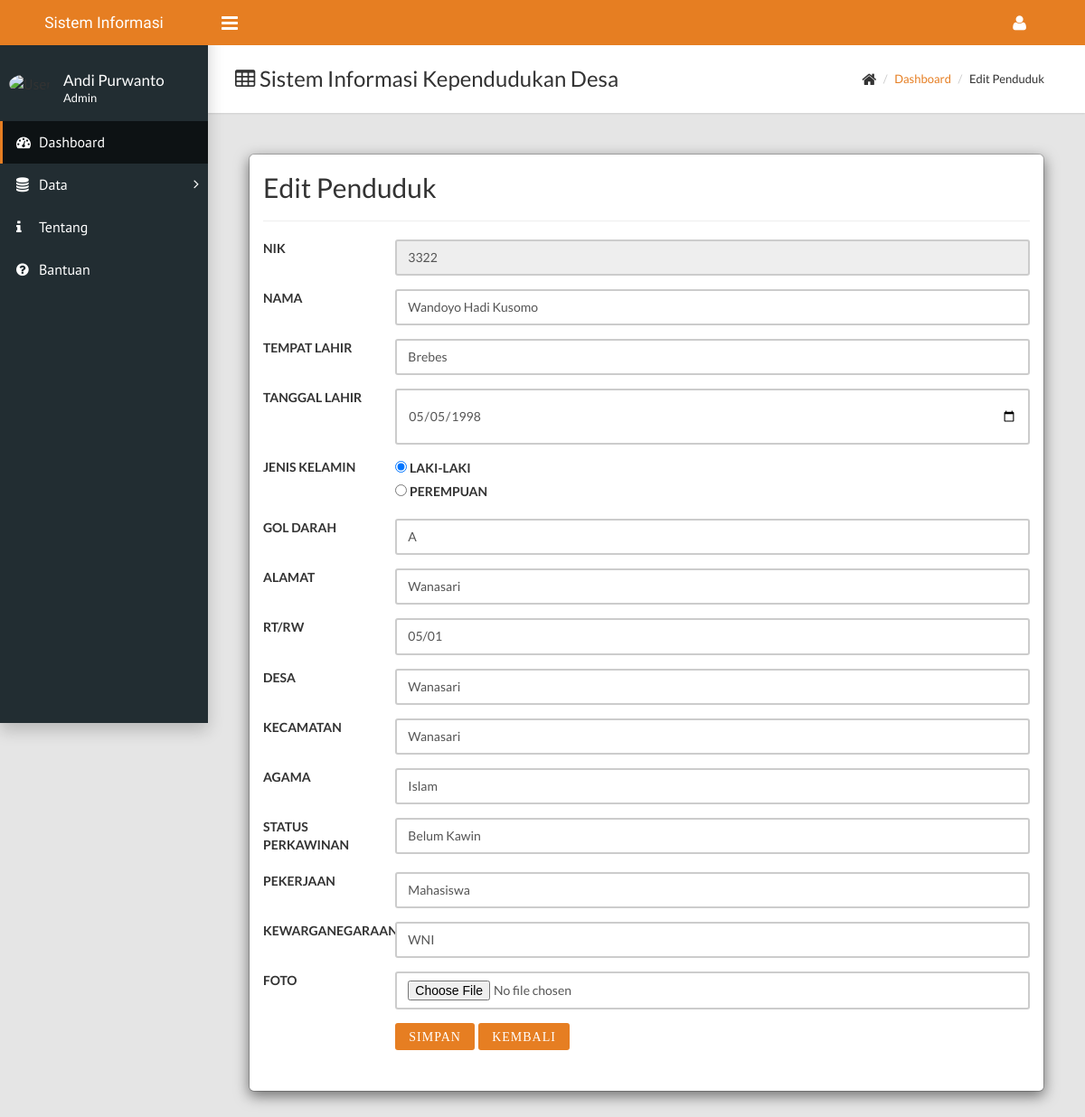
Page /dashboard/edit_penduduk.php?id=5 (signed in) on the committed database.
### tables this page shows
CREATE TABLE `users` (
  `id_user` int(11) NOT NULL,
  `fullname` varchar(50) DEFAULT NULL,
  `username` varchar(10) DEFAULT NULL,
  `alamat` varchar(100) DEFAULT NULL,
  `job_title` varchar(20) DEFAULT NULL,
  `Tempat Lahir` varchar(15) DEFAULT NULL,
  `tanggal lahir` date DEFAULT NULL,
  `email` varchar(25) DEFAULT NULL,
  `password` varchar(200) DEFAULT NULL,
  `level` enum('1','2') DEFAULT NULL,
  `join_date` timestamp NULL DEFAULT NULL,
  `last_activity` timestamp NULL DEFAULT NULL
);

CREATE TABLE `data_penduduk` (
  `id` int(11) NOT NULL,
  `NIK` char(16) DEFAULT NULL,
  `nama` varchar(50) DEFAULT NULL,
  `tempat_lahir` varchar(20) DEFAULT NULL,
  `tanggal_lahir` date NOT NULL,
  `jenis_kelamin` varchar(12) NOT NULL,
  `gol_darah` varchar(3) NOT NULL,
  `alamat` varchar(100) NOT NULL,
  `RT_RW` char(11) NOT NULL,
  `desa` varchar(25) NOT NULL,
  `kecematan` varchar(20) NOT NULL,
  `agama` varchar(12) NOT NULL,
  `status_perkawinan` varchar(20) NOT NULL,
  `pekerjaan` varchar(50) NOT NULL,
  `kewarganegaraan` varchar(4) DEFAULT NULL,
  `foto` varchar(200) DEFAULT NULL
);

### dashboard/edit_penduduk.php (the view, shortened to what this page needs)
<!DOCTYPE html>
<html>
<?php
$user = $_SESSION['username'];
$query = mysql_query("SELECT fullname,job_title,last_activity FROM users WHERE username='$user'");
$data = mysql_fetch_array($query);
?>
<head>
  <link rel="stylesheet" type="text/css" href="../assets/css/main.css">
  <link rel="stylesheet" type="text/css" href="../assets/plugins/datatables/css/jquery.dataTables.css">
</head>
<body class="sidebar-mini fixed">
  <div class="wrapper">
    <header class="main-header hidden-print"><a class="logo" href="index.php" style="font-size:13pt">Sistem Informasi Kependudukan</a>
      <nav class="navbar navbar-static-top">
        <a class="sidebar-toggle" href="#" data-toggle="offcanvas"></a>
        <div class="navbar-custom-menu">
          <ul class="top-nav">
            <li class="dropdown"><a class="dropdown-toggle" href="#" data-toggle="dropdown" role="button" aria-haspopup="true" aria-expanded="false"><i class="fa fa-user fa-lg"></i></a>
            </li>
          </ul>
        </div>
      </nav>
    </header>
    <aside class="main-sidebar hidden-print">
      <section class="sidebar">
        <div class="user-panel">
          <div class="pull-left image"><img class="img-circle" src="https://s3.amazonaws.com/uifaces/faces/twitter/jsa/48.jpg" alt="User Image"></div>
          <div class="pull-left info">
            <p style="margin-top:-5px;"><?php echo $data['fullname']; ?></p>
            <p class="designation"><?php echo $data['job_title']; ?></p>
          </div>
        </div>
        <ul class="sidebar-menu">
          <li class="active"><a href="index.php"><i class="fa fa-dashboard"></i><span>Dashboard</span></a></li>
          <li class="treeview"><a href="#"><i class="fa fa-database"></i><span>Data</span><i class="fa fa-angle-right"></i></a>
          </li>
          <li><a href="about.php"><i class="fa fa-info"></i><span>Tentang</span></a></li>
          <li><a href="help.php"><i class="fa fa-question-circle"></i><span>Bantuan</span></a></li>
        </ul>
      </section>
    </aside>
    <div class="content-wrapper">
      <div class="page-title">
        <div>
          <h1><i class="fa fa-table"></i>  Sistem Informasi Kependudukan Desa</h1>
        </div>
        <div>
          <ul class="breadcrumb">
            <li><i class="fa fa-home fa-lg"></i></li>
            <li><a href="index.php">Dashboard</a></li>
            <li>Edit Penduduk</li>
          </ul>
        </div>
      </div>
      <div class="modal-body">
        <div class="modal-content">
          <div class="container-fluid" style="margin-bottom: 30px">
            <b><h2>Edit Penduduk</h2></b>
            <hr>
            <?php
            if(isset($_GET['id'])){
              $id = $_GET['id'];
              $select = mysql_query("SELECT * FROM data_penduduk WHERE id='$id'") or die(mysql_error($koneksi));
              if(mysql_num_rows($select) == 0){
                echo '<div class="alert alert-warning">ID tidak ada dalam database.</div>';
                exit();
              }else{
                $data = mysql_fetch_assoc($select);
              }
            }
            ?>
            <form action="KTP.php?id=<?php echo $id; ?>" method="post">
              <div class="form-group row">
                <label class="col-sm-2 col-form-label">NIK</label>
                <div class="col-sm-10">
                  <input type="text" name="NIK" class="form-control" size="10" value="<?php echo $data['NIK']; ?>" readonly required>
                </div>
              </div>
              <div class="form-group row">
                <label class="col-sm-2 col-form-label">NAMA</label>
                <div class="col-sm-10">
                  <input type="text" name="nama" class="form-control" value="<?php echo $data['nama']; ?>" required>
                </div>
              </div>
              <div class="form-group row">
                <label class="col-sm-2 col-form-label">TEMPAT LAHIR</label>
                <div class="col-sm-10">
                  <input type="text" name="tempat_lahir" class="form-control" value="<?php echo $data['tempat_lahir']; ?>" required>
                </div>
              </div>
              <div class="form-group row">
                <label class="col-sm-2 col-form-label">TANGGAL LAHIR</label>
                <div class="col-sm-10">
                  <input type="date" name="tanggal_lahir" class="form-control" value="<?php echo $data['tanggal_lahir']; ?>" required>
                </div>
              </div>
              <div class="form-group row">
                <label class="col-sm-2 col-form-label">JENIS KELAMIN</label>
                <div class="col-sm-10">
                  <div class="form-check">
                    <input type="radio" class="form-check-input" name="jenis_kelamin" value="LAKI-LAKI" <?php if($data['jenis_kelamin'] == 'LAKI-LAKI'){ echo 'checked'; } ?> required>
                    <label class="form-check-label">LAKI-LAKI</label>
                  </div>
                  <div class="form-check">
                    <input type="radio" class="form-check-input" name="jenis_kelamin" value="PEREMPUAN" <?php if($data['jenis_kelamin'] == 'PEREMPUAN'){ echo 'checked'; } ?> required>
                    <label class="form-check-label">PEREMPUAN</label>
                  </div>
                </div>
              </div>
              <div class="form-group row">
                <label class="col-sm-2 col-form-label">GOL DARAH</label>
                <div class="col-sm-10">
                  <input type="text" name="gol_darah" class="form-control" value="<?php echo $data['gol_darah']; ?>" required>
                </div>
              </div>
              <div class="form-group row">
                <label class="col-sm-2 col-form-label">ALAMAT</label>
                <div class="col-sm-10">
                  <input type="text" name="alamat" class="form-control" value="<?php echo $data['alamat']; ?>" required>
                </div>
              </div>
              <div class="form-group row">
                <label class="col-sm-2 col-form-label">RT/RW</label>
                <div class="col-sm-10">
                  <input type="text" name="RT_RW" class="form-control" value="<?php echo $data['RT_RW']; ?>" required>
                </div>
              </div>
              <div class="form-group row">
                <label class="col-sm-2 col-form-label">DESA</label>
                <div class="col-sm-10">
                  <input type="text" name="desa" class="form-control" value="<?php echo $data['desa']; ?>" required>
                </div>
              </div>
              <div class="form-group row">
                <label class="col-sm-2 col-form-label">KECAMATAN</label>
                <div class="col-sm-10">
                  <input type="text" name="kecematan" class="form-control" value="<?php echo $data['kecematan']; ?>" required>
                </div>
              </div>
              <div class="form-group row">
                <label class="col-sm-2 col-form-label">AGAMA</label>
                <div class="col-sm-10">
                  <input type="text" name="agama" class="form-control" value="<?php echo $data['agama']; ?>" required>
                </div>
              </div>
              <div class="form-group row">
                <label class="col-sm-2 col-form-label">STATUS PERKAWINAN</label>
                <div class="col-sm-10">
                  <input type="text" name="status_perkawinan" class="form-control" value="<?php echo $data['status_perkawinan']; ?>" required>
                </div>
              </div>
              <div class="form-group row">
                <label class="col-sm-2 col-form-label">PEKERJAAN</label>
                <div class="col-sm-10">
                  <input type="text" name="pekerjaan" class="form-control" value="<?php echo $data['pekerjaan']; ?>" required>
                </div>
              </div>
              <div class="form-group row">
                <label class="col-sm-2 col-form-label">KEWARGANEGARAAN</label>
                <div class="col-sm-10">
                  <input type="text" name="kewarganegaraan" class="form-control" value="<?php echo $data['kewarganegaraan']; ?>" required>
                </div>
              </div>
              <div class="form-group row">
                <label class="col-sm-2 col-form-label">FOTO</label>
                <div class="col-sm-10">
                  <input type="file" name="foto" class="form-control">
                </div>
              </div>
              <div class="form-group row">
                <label class="col-sm-2 col-form-label">&nbsp;</label>
                <div class="col-sm-10">
                  <input type="submit" name="submit" class="btn btn-primary pull-left fa fa-floppy" value="SIMPAN">
                  <a href="list_penduduk.php" class="btn btn-primary fa fa-back">KEMBALI</a>
                </div>
              </div>
            </form>
          </div>
        </body>
        </html>

### rows in the picture
users: fullname "Andi Purwanto", job_title "Admin"
data_penduduk: NIK "3322", nama "Wandoyo Hadi Kusomo", tempat_lahir "Brebes", tanggal_lahir "05/05/1998", jenis_kelamin "☑", gol_darah "A", alamat "Wanasari", RT_RW "05/01", desa "Wanasari", kecematan "Wanasari", agama "Islam", status_perkawinan "Belum Kawin", pekerjaan "Mahasiswa", kewarganegaraan "WNI"
